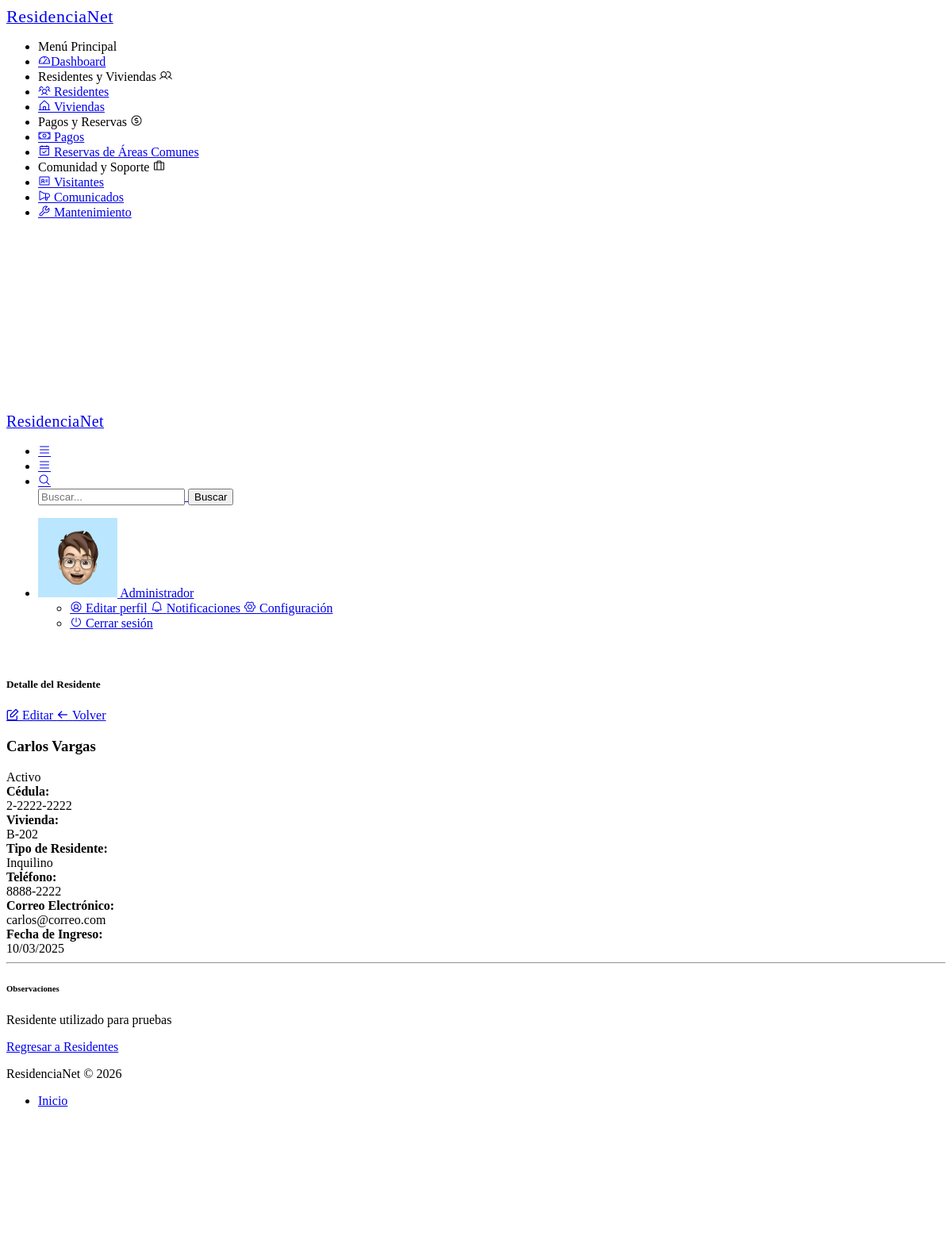
/residente/show/2 (signed in), run on the app's committed database.
### tables this page shows
CREATE TABLE IF NOT EXISTS residentes (
    id INT AUTO_INCREMENT PRIMARY KEY,
    nombre VARCHAR(100) NOT NULL,
    cedula VARCHAR(30) NOT NULL UNIQUE,
    vivienda_id INT NOT NULL,
    tipo_residente ENUM('Propietario', 'Inquilino', 'Familiar') NOT NULL,
    telefono VARCHAR(30) NOT NULL,
    correo VARCHAR(100) NOT NULL,
    fecha_ingreso DATE NOT NULL,
    estado ENUM('Activo', 'Inactivo') DEFAULT 'Activo',
    observaciones TEXT,
    created_at TIMESTAMP DEFAULT CURRENT_TIMESTAMP,
    FOREIGN KEY (vivienda_id) REFERENCES viviendas(id)
);

CREATE TABLE IF NOT EXISTS viviendas (
    id INT AUTO_INCREMENT PRIMARY KEY,
    identificador VARCHAR(50) NOT NULL,
    tipo ENUM('Apartamento', 'Casa', 'Local Comercial') NOT NULL,
    propietario VARCHAR(100),
    area DECIMAL(10,2) NOT NULL,
    num_habitantes INT DEFAULT 0,
    estado ENUM('Disponible', 'Ocupada', 'En mantenimiento') DEFAULT 'Disponible',
    observaciones TEXT,
    created_at TIMESTAMP DEFAULT CURRENT_TIMESTAMP
);

### app/core/app.php (called while the page is built, shortened)
<?php
class App {
    protected $method = 'index';
    public function __construct() {
        $url = $this->parseUrl();
        if (isset($url[0]) && file_exists('../app/controllers/' . ucfirst($url[0]) . 'Controller.php')) {
            unset($url[0]);
        }
        $this->controller = new $this->controller;
        if (isset($url[1])) {
            if (method_exists($this->controller, $url[1])) {
                $this->method = $url[1];
                unset($url[1]);
            }
        }
        $this->params = $url ? array_values($url) : [];
        call_user_func_array([$this->controller, $this->method], $this->params);
    }
    public function parseUrl() {
        if (isset($_GET['url'])) {
            return explode('/', filter_var(rtrim($_GET['url'], '/'), FILTER_SANITIZE_URL));
        }
        return [];
    }
}

### public/index.php (called while the page is built, shortened)
<?php
require_once '../app/core/app.php';
require_once '../app/core/controller.php';
$app = new App();

### app/models/Residente.php (called while the page is built, shortened)
<?php
require_once '../app/config/database.php';
class Residente {
    private $db;
    public function __construct() {
        $this->db = Database::getInstance()->getConnection();
    }
    public function getById($id) {
        $query = "SELECT residentes.*, viviendas.identificador AS vivienda_identificador
                   FROM residentes
                   JOIN viviendas ON residentes.vivienda_id = viviendas.id
                   WHERE residentes.id = ?";
        $stmt = $this->db->prepare($query);
        $stmt->bind_param("i", $id);
        $stmt->execute();
        $result = $stmt->get_result();
        return $result->fetch_assoc();
    }
}

### app/config/database.php (called while the page is built, shortened)
<?php
class Database {
    private static $instance = null;
    private $conn;
    private function __construct() {
        try {
            $this->conn = new mysqli(DB_HOST, DB_USER, DB_PASS, DB_NAME);
            $this->conn->set_charset("utf8");
        } catch (mysqli_sql_exception $e) {
            die("Error de conexión a la base de datos. Verifica que MySQL esté encendido y la base '" . DB_NAME . "' exista. Detalle: " . $e->getMessage());
        }
    }
    public static function getInstance() {
        if (!self::$instance) {
            self::$instance = new Database();
        }
        return self::$instance;
    }
    public function getConnection() {
        return $this->conn;
    }
}

### app/views/residentes/show.php (the view, shortened to what this page needs)
<?php
include '../app/views/layouts/header.php';
include '../app/views/layouts/sidebar.php';
include '../app/views/layouts/topbar.php';
$residente = $data['residente'];
?>
<div class="pc-container">
    <div class="pc-content">
        <div class="row">
            <div class="col-lg-10 mx-auto">
                <div class="card">
                    <div class="card-header d-flex justify-content-between align-items-center">
                        <h5 class="mb-0">Detalle del Residente</h5>
                        <div>
                            <a href="<?= BASE_URL ?>/residente/edit/<?= $residente['id'] ?>" class="btn btn-warning">
                                <i class="feather icon-edit"></i>
                                Editar
                            </a>
                            <a href="<?= BASE_URL ?>/residente/index" class="btn btn-secondary">
                                <i class="feather icon-arrow-left"></i>
                                Volver
                            </a>
                        </div>
                    </div>
                    <div class="card-body">
                        <div class="row mb-4">
                            <div class="col-md-8">
                                <h3><?= htmlspecialchars($residente['nombre']) ?></h3>
                            </div>
                            <div class="col-md-4 text-md-end">
                                <span class="badge bg-<?= $residente['estado'] === 'Activo' ? 'success' : 'danger' ?>">
                                    <?= htmlspecialchars($residente['estado']) ?>
                                </span>
                            </div>
                        </div>
                        <div class="row mb-3">
                            <div class="col-md-4">
                                <strong>Cédula:</strong><br>
                                <?= htmlspecialchars($residente['cedula']) ?>
                            </div>
                            <div class="col-md-4">
                                <strong>Vivienda:</strong><br>
                                <?= htmlspecialchars($residente['vivienda_identificador']) ?>
                            </div>
                            <div class="col-md-4">
                                <strong>Tipo de Residente:</strong><br>
                                <?= htmlspecialchars($residente['tipo_residente']) ?>
                            </div>
                        </div>
                        <div class="row mb-3">
                            <div class="col-md-4">
                                <strong>Teléfono:</strong><br>
                                <?= htmlspecialchars($residente['telefono']) ?>
                            </div>
                            <div class="col-md-4">
                                <strong>Correo Electrónico:</strong><br>
                                <?= htmlspecialchars($residente['correo']) ?>
                            </div>
                            <div class="col-md-4">
                                <strong>Fecha de Ingreso:</strong><br>
                                <?= date('d/m/Y', strtotime($residente['fecha_ingreso'])) ?>
                            </div>
                        </div>
                        <hr>
                        <h6>Observaciones</h6>
                        <p class="mt-3">
                            <?= !empty($residente['observaciones']) ? nl2br(htmlspecialchars($residente['observaciones'])) : 'Sin observaciones registradas para este residente.' ?>
                        </p>
                    </div>
                    <div class="card-footer text-end">
                        <a href="<?= BASE_URL ?>/residente/index" class="btn btn-primary">
                            Regresar a Residentes
                        </a>
                    </div>
                </div>
            </div>
        </div>
    </div>
</div>
<?php
include '../app/views/layouts/footer.php';
include '../app/views/layouts/scripts.php';
?>

### data on the page
residentes: nombre "Carlos Vargas", estado "Activo", cedula "2-2222-2222", vivienda.identificador "B-202", tipo_residente "Inquilino", telefono "8888-2222", correo "carlos@correo.com", fecha_ingreso "10/03/2025", observaciones "Residente utilizado para pruebas"

### other printed values
$_SESSION['user_name'] "Administrador"
